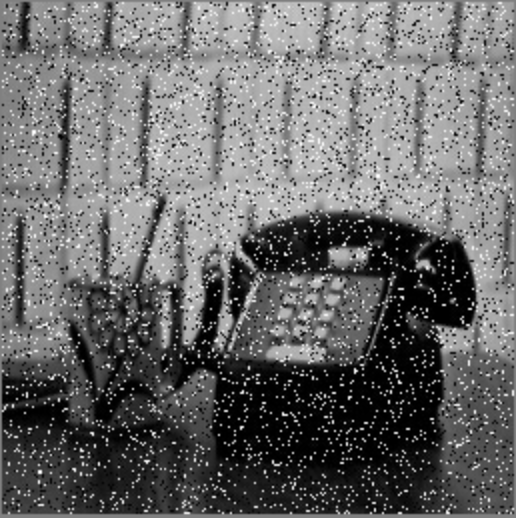
#> input picture imagens/ruido3.jpeg, 516 x 518 px
$ python restauracao.py
#> lines starting #> are read from the running program, lines starting #| are printed output that depends on the picture
import cv2
import matplotlib.pyplot as plt

img_ruido = cv2.imread('imagens/ruido3.jpeg', cv2.IMREAD_GRAYSCALE)
#> img_ruido is the input picture: shape (518, 516); min 0, max 255, mean 105.5

if img_ruido is None:
    print("Erro ao carregar a imagem.")
    exit()

img_mediana = cv2.medianBlur(img_ruido, 5)
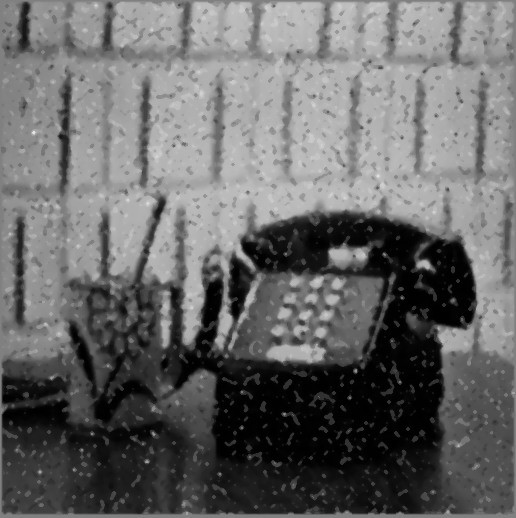
#> img_mediana: shape (518, 516); min 0, max 226, mean 103.8

img_gaussiano = cv2.GaussianBlur(img_ruido, (5, 5), sigmaX=1)
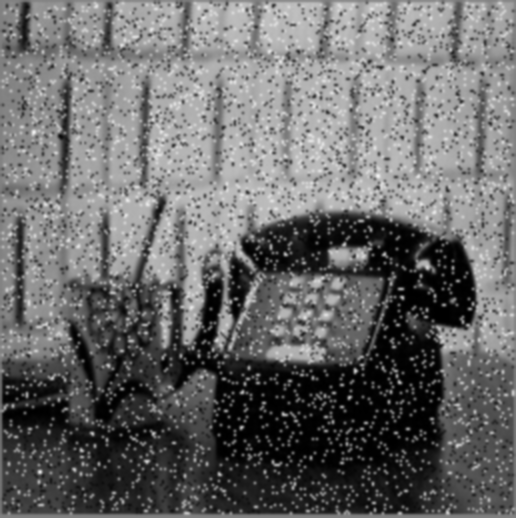
#> img_gaussiano: shape (518, 516); min 0, max 238, mean 105.5

img_bilateral = cv2.bilateralFilter(img_ruido, d=9, sigmaColor=75, sigmaSpace=75)

img_iterativa = cv2.medianBlur(img_ruido, 3)
img_iterativa = cv2.medianBlur(img_iterativa, 3)
img_iterativa = cv2.medianBlur(img_iterativa, 3)

plt.figure(figsize=(16, 8))

plt.subplot(2, 3, 1)
plt.title("Imagem com Ruído")
plt.imshow(img_ruido, cmap='gray')
plt.axis('off')

plt.subplot(2, 3, 2)
plt.title("Mediana (5x5)")
plt.imshow(img_mediana, cmap='gray')
plt.axis('off')

plt.subplot(2, 3, 3)
plt.title("Gaussiano (5x5)")
plt.imshow(img_gaussiano, cmap='gray')
plt.axis('off')

plt.subplot(2, 3, 4)
plt.title("Bilateral")
plt.imshow(img_bilateral, cmap='gray')
plt.axis('off')

plt.subplot(2, 3, 5)
plt.title("Iterativo Mediana")
plt.imshow(img_iterativa, cmap='gray')
plt.axis('off')

plt.tight_layout()
plt.show()
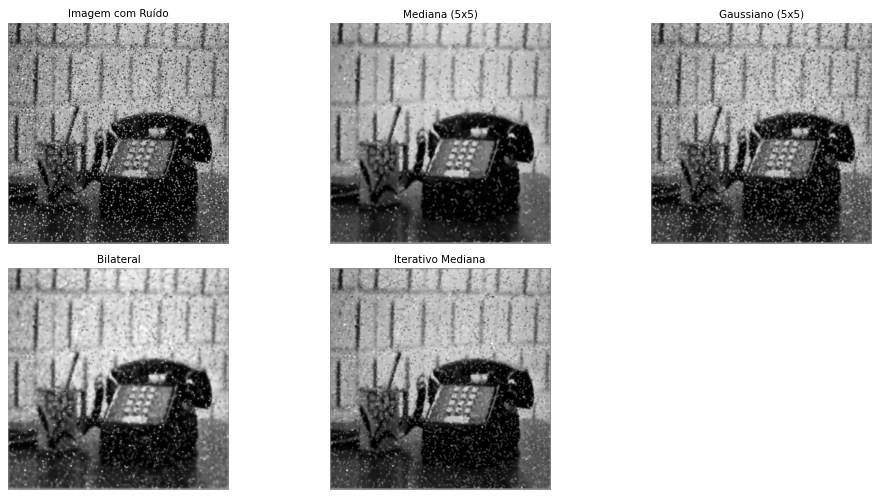
#> figure drawn by matplotlib, 5 panels

$ run again, with imagens/ruido2.jpeg copied over imagens/ruido3.jpeg
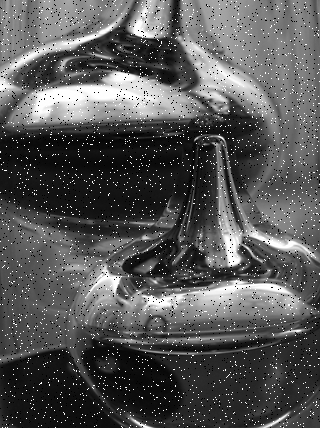
#> input picture imagens/ruido2.jpeg, 320 x 428 px
#> img_ruido is the input picture: shape (428, 320); min 0, max 255, mean 86.8
#> `img_mediana = cv2.medianBlur(img_ruido, 5)`:
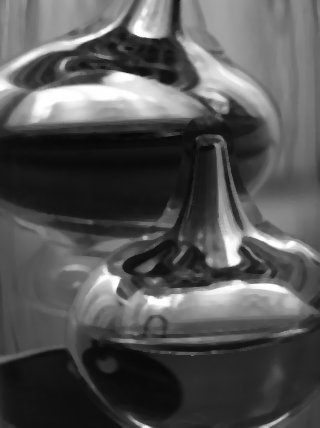
#> img_mediana: shape (428, 320); min 7, max 254, mean 84.3
#> `img_bilateral = cv2.bilateralFilter(img_ruido, d=9, sigmaColor=75, sig..`:
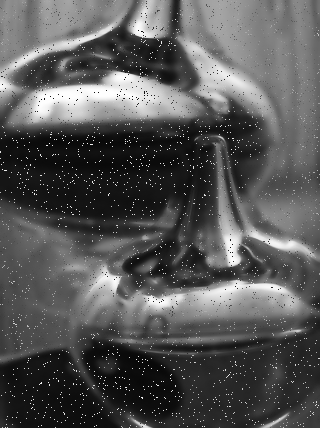
#> img_bilateral: shape (428, 320); min 8, max 254, mean 86.1

$ run again, with imagens/ruido.jpeg copied over imagens/ruido3.jpeg
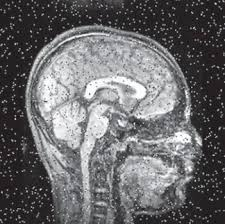
#> input picture imagens/ruido.jpeg, 225 x 224 px
#> `img_gaussiano = cv2.GaussianBlur(img_ruido, (5, 5), sigmaX=1)`:
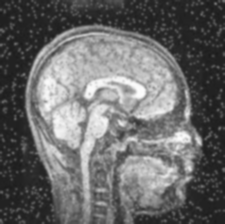
#> img_gaussiano: shape (224, 225); min 28, max 252, mean 105.1
#> `img_iterativa = cv2.medianBlur(img_iterativa, 3)`:
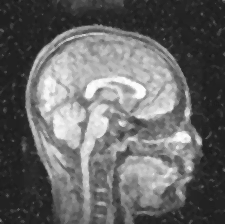
#> img_iterativa: shape (224, 225); min 25, max 254, mean 102.9
